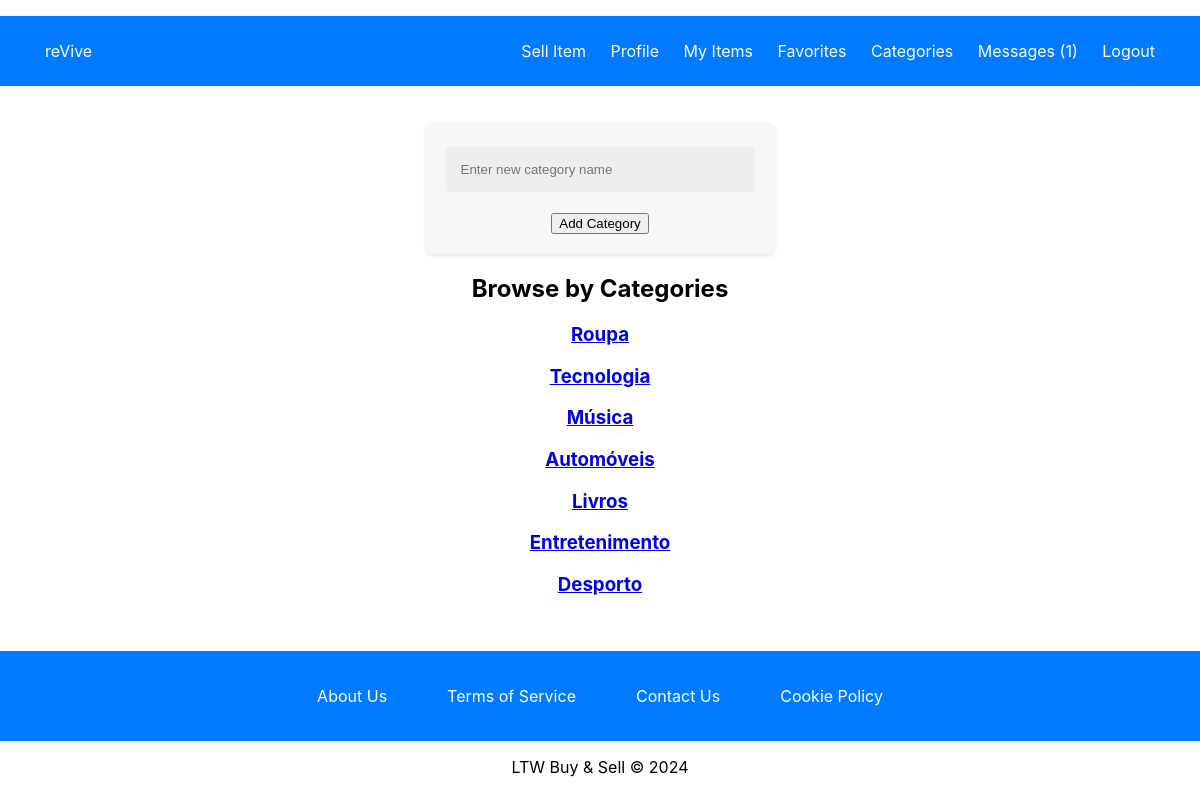
Screenshot of /pages/categories.php (signed in) with the database file from the repository.
### tables this page shows
CREATE TABLE categories (
    category_id INTEGER PRIMARY KEY AUTOINCREMENT,
    name TEXT NOT NULL UNIQUE
);

### database/users.class.php (called while the page is built, shortened)
<?php
class Users {
    public function __construct(int $id, string $name, string $username, string $email, bool $is_admin) {
        $this->is_admin = $is_admin;
    }
    public static function getUser(PDO $db, int $id): ?Users {
        $stmt = $db->prepare('SELECT user_id, name, username, email, is_admin FROM users WHERE user_id = ?');
        $stmt->execute([$id]);
        $user = $stmt->fetch(PDO::FETCH_ASSOC);
        if ($user) {
            return new Users(
                $user['user_id'],
                $user['name'],
                $user['username'],
                $user['email'],
                (bool) $user['is_admin']
            );
        } else {
            return null;
        }
    }
}
?>

### database/categories.class.php (called while the page is built, shortened)
<?php
class Category {
    public static function getAllCategories(PDO $db): array {
        $stmt = $db->prepare("SELECT * FROM categories");
        $stmt->execute();
        return $stmt->fetchAll(PDO::FETCH_ASSOC);
    }
}
?>

### pages/categories.php (the view, shortened to what this page needs)
<?php
require_once(__DIR__ . '/../templates/common.php');
require_once(__DIR__ . '/../database/connection.db.php');
require_once(__DIR__ . '/../database/categories.class.php');
require_once(__DIR__ . '/../database/users.class.php');
$db = getDatabaseConnection();
$user_id = $_SESSION['user_id'];
$user = Users::getUser($db, $user_id);
$categories = Category::getAllCategories($db);
?>
<div class="content-container">
    <?php if ($user->is_admin): ?>
        <form action="../actions/action_add_category.php" method="POST">
            <input type="text" name="category_name" placeholder="Enter new category name">
            <button type="submit" class="add-category-button">Add Category</button>
        </form>
    <?php endif; ?>
    <h2>Browse by Categories</h2>
    <div class="categories-list">
        <?php foreach ($categories as $category): ?>
            <div class="category">
                <a href="category_items.php?category_id=<?= $category['category_id']; ?>">
                    <h3><?= htmlspecialchars($category['name']) ?></h3>
                </a>
            </div>
        <?php endforeach; ?>
    </div>
</div>

### styles/register.css (style rules this page uses)
body, html { height: 100%; margin: 0; font-family: -apple-system, BlinkMacSystemFont, "Segoe UI", Roboto, "Helvetica Neue", Arial, sans-serif; }
form { background: #f7f7f7; box-shadow: 0 2px 4px rgba(0,0,0,0.1); padding: 20px; border-radius: 8px; }
input[type="text"], input[type="email"], input[type="password"] { width: 100%; padding: 15px; margin: 5px 0 20px 0; display: inline-block; border: none; background: #eee; border-radius: 4px; box-sizing: border-box; }

### styles/mainPage.css (style rules this page uses)
html, body { height: 100%; margin: 0; padding: 0; display: flex; flex-direction: column; font-family: -apple-system, BlinkMacSystemFont, "Segoe UI", Roboto, "Helvetica Neue", Arial, sans-serif; }
body { min-height: 100vh; display: flex; flex-direction: column; }
.content-container { text-align: center; max-width: 1200px; margin: auto; padding: 20px; flex-grow: 1; }

### styles/login.css (style rules this page uses)
body, html { height: 100%; margin: 0; font-family: -apple-system, BlinkMacSystemFont, "Segoe UI", Roboto, "Helvetica Neue", Arial, sans-serif; }
form { background: #f7f7f7; box-shadow: 0 2px 4px rgba(0,0,0,0.1); padding: 20px; border-radius: 8px; }
input[type="text"], input[type="email"], input[type="password"] { width: 100%; padding: 15px; margin: 5px 0 20px 0; display: inline-block; border: none; background: #eee; border-radius: 4px; box-sizing: border-box; }

### rows the page displays
categories: name "Roupa"
categories: name "Tecnologia"
categories: name "Música"
categories: name "Automóveis"
categories: name "Livros"
categories: name "Entretenimento"
categories: name "Desporto"

### other values shown
$unreadCount "1"
